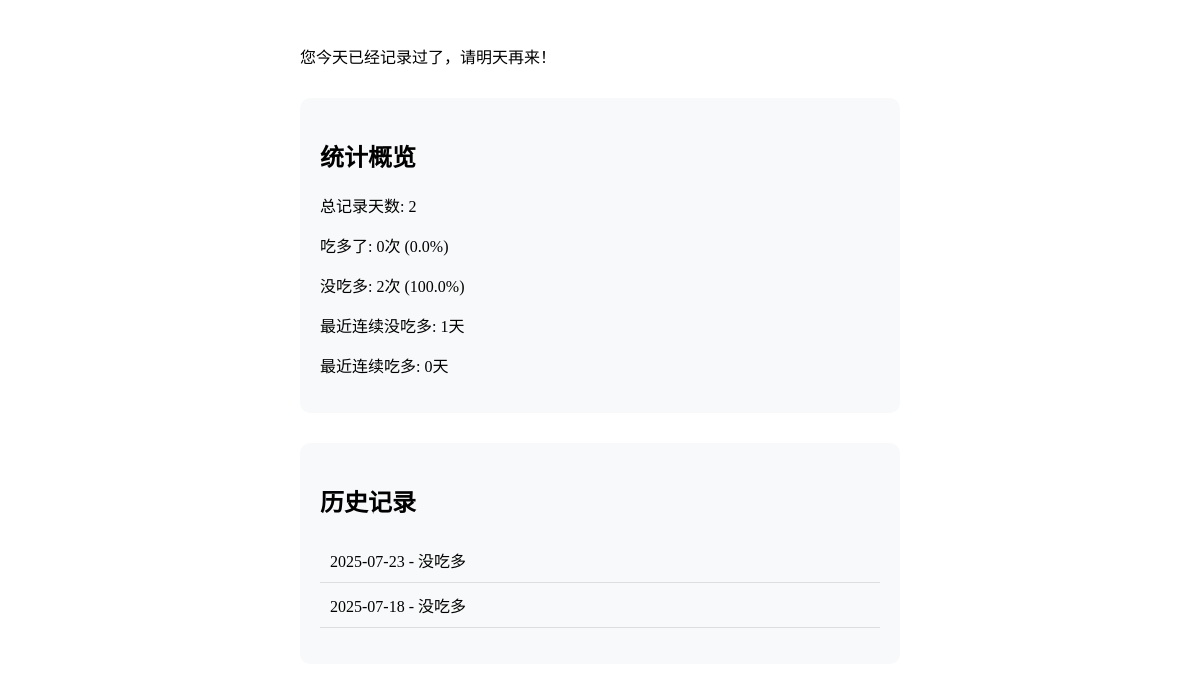
The page /u/Jerryest on the database its author committed.
### app/main.py (models this page shows)
class Record(Base):
    __tablename__ = 'records'
    id = Column(Integer, primary_key=True)
    user_id = Column(Integer)
    record_date = Column(Date)
    choice = Column(String(20))

### app/main.py (the view)
@app.get('/u/{username}')
async def user_page(request: Request, username: str, db: Session = Depends(get_db)):
    user = db.query(User).filter(User.username == username).first()
    if not user:
        user = User(username=username)
        db.add(user)
        db.commit()
        db.refresh(user)
    today = date.today()
    existing_record = db.query(Record).filter(
        Record.user_id == user.id,
        Record.record_date == today
    ).first()
    records = db.query(Record).filter(
        Record.user_id == user.id
    ).order_by(Record.record_date.desc()).all()
    total_records = db.query(Record).filter(Record.user_id == user.id).count()
    eat_much_count = db.query(Record).filter(
        Record.user_id == user.id,
        Record.choice == 'eat_much'
    ).count()
    not_eat_much_count = total_records - eat_much_count
    current_streak = {'eat_much': 0, 'not_eat_much': 0}
    for record in sorted(records, key=lambda x: x.record_date, reverse=True):
        if record.choice == 'eat_much':
            if current_streak['eat_much'] == 0:
                current_streak['eat_much'] += 1
            else:
                break
        else:
            if current_streak['not_eat_much'] == 0:
                current_streak['not_eat_much'] += 1
            else:
                break
    return templates.TemplateResponse('user.html', {
        'request': request,
        'user': user,
        'existing_record': existing_record,
        'records': records,
        'stats': {
            'total_days': total_records,
            'eat_much_count': eat_much_count,
            'eat_much_percent': round(eat_much_count/total_records*100, 2) if total_records else 0,
            'not_eat_much_count': not_eat_much_count,
            'not_eat_much_percent': round(not_eat_much_count/total_records*100, 2) if total_records else 0,
            'current_eat_much_streak': current_streak['eat_much'],
            'current_not_eat_much_streak': current_streak['not_eat_much']
        }
    })

### app/templates/user.html (shortened to what this page needs)
<!DOCTYPE html>
<html lang="zh-CN">
<head>
    <link rel="stylesheet" href="/static/style.css">
</head>
<body>
    <div class="container">
        {% if existing_record %}
        <div class="status-box">
            <p>您今天已经记录过了，请明天再来！</p>
        </div>
        {% else %}
        <div class="button-group">
            <button class="btn btn-red" onclick="submitRecord('eat_much')">吃多了</button>
            <button class="btn btn-green" onclick="submitRecord('not_eat_much')">没吃多</button>
        </div>
        {% endif %}
        <div class="stats-section">
            <h2>统计概览</h2>
            <p>总记录天数: {{ stats.total_days }}</p>
            <p>吃多了: {{ stats.eat_much_count }}次 ({{ stats.eat_much_percent }}%)</p>
            <p>没吃多: {{ stats.not_eat_much_count }}次 ({{ stats.not_eat_much_percent }}%)</p>
            <p>最近连续没吃多: {{ stats.current_not_eat_much_streak }}天</p>
            <p>最近连续吃多: {{ stats.current_eat_much_streak }}天</p>
        </div>
        <div class="history-section">
            <h2>历史记录</h2>
            <ul class="record-list">
                {% for record in records %}
                <li>{{ record.record_date }} - {{ '吃多了' if record.choice == 'eat_much' else '没吃多' }}</li>
                {% endfor %}
            </ul>
        </div>
    </div>
</body>
</html>

### app/static/style.css (style rules this page uses)
.container { padding: 20px; max-width: 600px; margin: 0 auto; }
.stats-section, .history-section { margin-top: 30px; padding: 20px; background: #f8f9fa; border-radius: 10px; }
.record-list { list-style: none; padding: 0; }
.record-list li { padding: 10px; border-bottom: 1px solid #ddd; }

### rows shown on the page
Record: record_date "2025-07-23", choice "没吃多"
Record: record_date "2025-07-18", choice "没吃多"

### other values the page prints
{{ stats.total_days }} "2"
{{ stats.eat_much_count }} "0"
{{ stats.eat_much_percent }} "0.0"
{{ stats.not_eat_much_count }} "2"
{{ stats.not_eat_much_percent }} "100.0"
{{ stats.current_not_eat_much_streak }} "1"
{{ stats.current_eat_much_streak }} "0"
